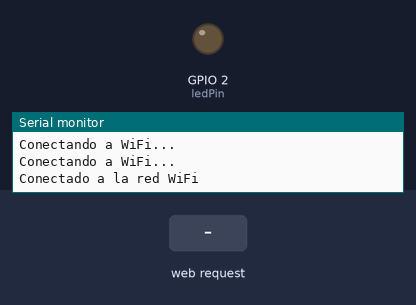
A sketch run on a simulated ESP32. Shown: output pins drawn as LEDs (lit = HIGH), the last lines printed to the serial monitor. Inputs (shaded band) come from the test bench. WiFi joins after 1.5 s; servers stay silent unless stated.

Above: at 3.2 s.
3.3 s: HTTP request GET /respuesta received
4.8 s: HTTP request GET /adios received
At 5.7 s:
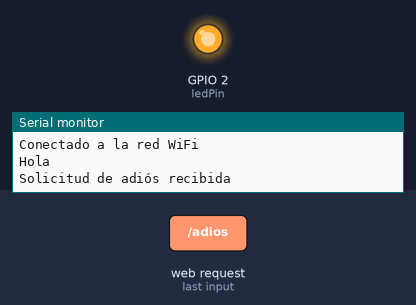
Timing chart, 0 to 7.8 s (numbered marks = the images above; inputs shaded):
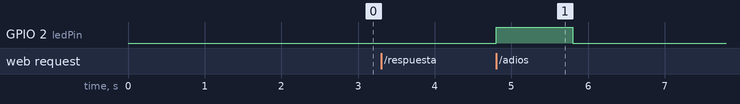

The sketch:

Hola_Recibido.ino
```cpp
#include <WiFi.h>
#include <ESPAsyncWebServer.h>

const char* ssid = "WUTEC-Estudiantes";
const char* password = "ley19043";
const int ledPin = 2;  // Pin del LED interno del ESP32 receptor

AsyncWebServer server(80);

void setup() {
  Serial.begin(9600);

  pinMode(ledPin, OUTPUT);  // Configurar el pin del LED como salida
  //digitalWrite(ledPin, LOW);  // Apagar el LED inicialmente

  WiFi.begin(ssid, password);

  while (WiFi.status() != WL_CONNECTED) {
    delay(1000);
    Serial.println("Conectando a WiFi...");
  }

  Serial.println("Conectado a la red WiFi");

  server.on("/respuesta", HTTP_GET, [](AsyncWebServerRequest *request) {
    Serial.println("Hola");
    request->send(200, "text/plain", "Vapai");

    // Apagar el LED
    digitalWrite(ledPin, LOW);
  });

  server.on("/adios", HTTP_GET, [](AsyncWebServerRequest *request) {
    Serial.println("Solicitud de adiós recibida");
    request->send(200, "text/plain", "Adiós");

    // Encender el LED
    digitalWrite(ledPin, HIGH);
    delay(1000);  // Mantener el LED encendido durante 1 segundo
    digitalWrite(ledPin, LOW);  // Apagar el LED
  });

  server.begin();
}

void loop() {
  // No se requiere ninguna lógica adicional en el bucle del receptor
}
```

Measured:
- after the input at 4.8 s, GPIO 2 (ledPin): LOW → HIGH at once, → LOW 1.0 s later
